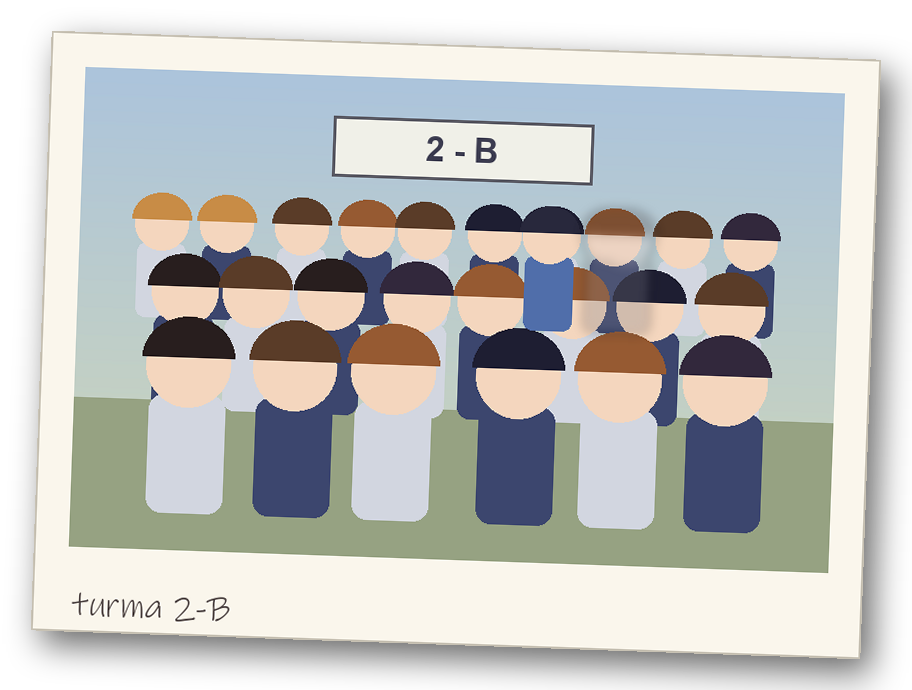
#> input picture assets/inserts/photo_class.png, 912 x 690 px
$ python -i import_gutari.py   (imports and definitions only)
#> lines starting #> are read from the running program, lines starting #| are printed output that depends on the picture
#> further down, picture is the input picture: PIL image 912x690 RGBA; mean R, G, B, A 147, 147.7, 145, 207.3
#!/usr/bin/env python3
"""Importa cenários do pacote "Japanese High School Backgrounds" (Gutari Nyanko).

Uso: python tools/import_gutari.py "C:/caminho/GutariSchool.zip"

O pacote NÃO está neste repositório (os termos de redistribuição do autor não são claros);
cada pessoa baixa o zip em https://neeka.itch.io/japanese-high-school-backgrounds e roda este
script. Ele recorta (4:3 -> 16:9), amplia para 1376x768 e grava em assets/backgrounds/gutari/
(pasta ignorada pelo git). Sem esses arquivos o jogo usa cenários alternativos (VNScene.gd).

Crédito obrigatório: "Gutari Nyanko" (já está nos créditos do jogo).
"""
import os
import random
import sys
import zipfile

from PIL import Image, ImageChops, ImageDraw, ImageEnhance, ImageFilter

ROOT = os.path.dirname(os.path.dirname(os.path.abspath(__file__)))
OUT = os.path.join(ROOT, "assets", "backgrounds", "gutari")
W, H = 1376, 768

# nome no jogo -> arquivo no zip
MAP = {
    "cafeteria": "gakusyoku00-studio.jpg",
    "infirmary": "hokensitu00-studio.jpg",
    "gym": "taiikukan00-studio.jpg",
    "rooftop_dusk": "okujyou002ev-studio.jpg",
    "rooftop_rain": "okujyou002night-studio.jpg",   # + chuva
    "rooftop_door": "okujyou_door000-studio.jpg",
    "corridor_night": "rouka000night0-studio.jpg",
    "toilet": "toilet000-studio.jpg",
    "school_gate": "koumon00-studio.jpg",
    "staff_room": "syokuin_room_exit000-studio.jpg",
    "music_room": "ongakusitu000-studio.jpg",
    "festival_stalls": "yomise02-studio.jpg",
    "track": "undoujyou00-studio.jpg",
    "classroom_night": "kyousitu_night_0-studio.jpg",
    "classroom_b": "kyousitsu_000_camera2-studio.jpg",
    "corridor_day": "rouka00a-studio.jpg",
    "science_room": "rika000-studio.jpg",
    "entrance": "raihinnyou_genkan00-studio.jpg",
    "gym_stage": "taiikukan_butai000-studio.jpg",
    "music_room_night": "ongakusitu000a_night0-studio.jpg",
    "festival_day": "takoyaki_tento000-studio.jpg",
    "school_store": "koubaibu00-studio.jpg",
}


def fit(img):
    """Recorta para 16:9 mantendo o centro e amplia com nitidez e um grão leve."""
    w, h = img.size
#> w = 912; h = 690
    target_h = int(w * 9 / 16)
#> target_h = 513
    top = max(0, (h - target_h) // 2)
#> top = 88
    img = img.crop((0, top, w, top + target_h)).resize((W, H), Image.LANCZOS)
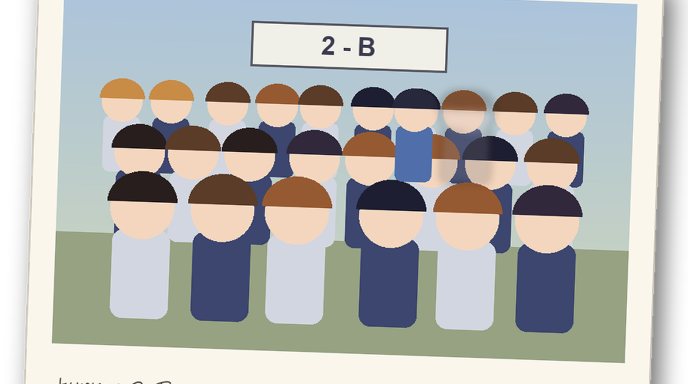
#> img: PIL image 1376x768 RGBA (shown at 1/2 size); mean R, G, B, A 161, 162.3, 159.7, 234.7; transparent parts drawn white
    img = img.filter(ImageFilter.UnsharpMask(radius=2, percent=70, threshold=2))
    grain = Image.effect_noise(img.size, 7).convert("RGB")
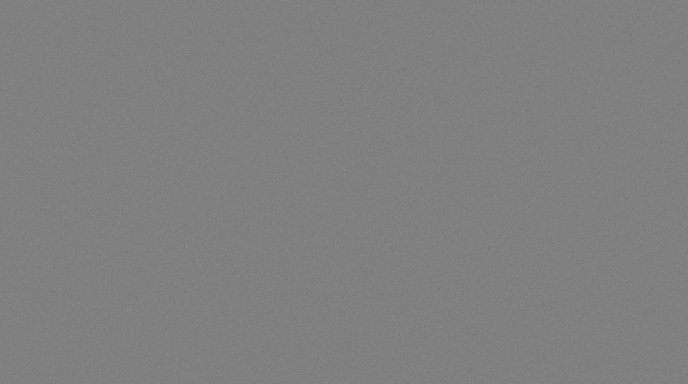
#> grain: PIL image 1376x768 RGB (shown at 1/2 size); min 90, max 160, mean 127.5
#> (the run stopped early here; a loop or call above may not have finished)

$ run again, on assets/inserts/clock_2147.png
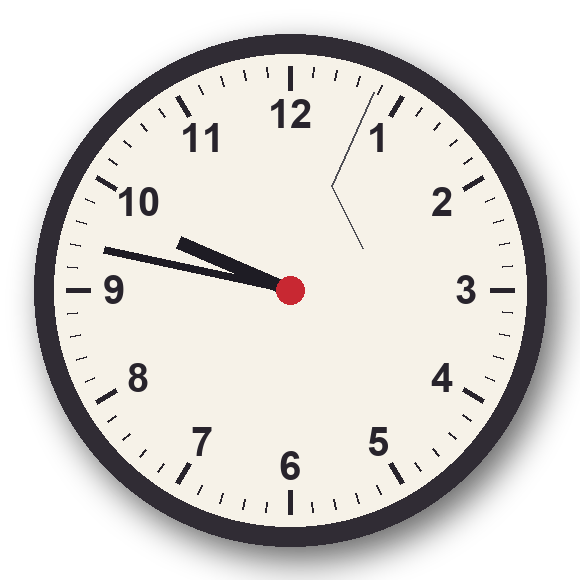
#> input picture assets/inserts/clock_2147.png, 580 x 580 px
#> picture is the input picture: PIL image 580x580 RGBA; mean R, G, B, A 127, 124.2, 120.3, 162.4
#> in fit, `img = img.crop((0, top, w, top + target_h)).resize((W, H), Image.LANCZ..`:
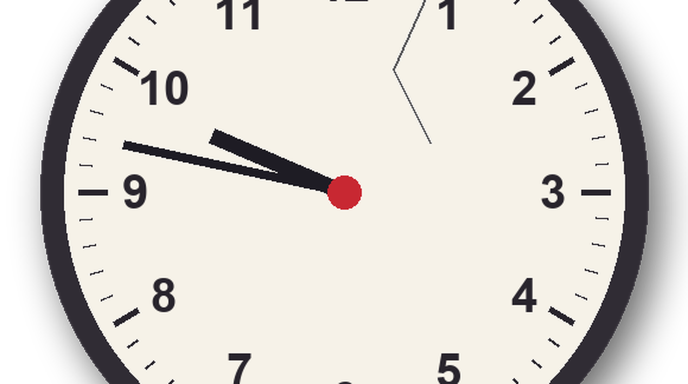
#> img: PIL image 1376x768 RGBA (shown at 1/2 size); mean R, G, B, A 178.8, 175.1, 169, 213.2; transparent parts drawn white

$ run again, on assets/inserts/lunchboxes.png
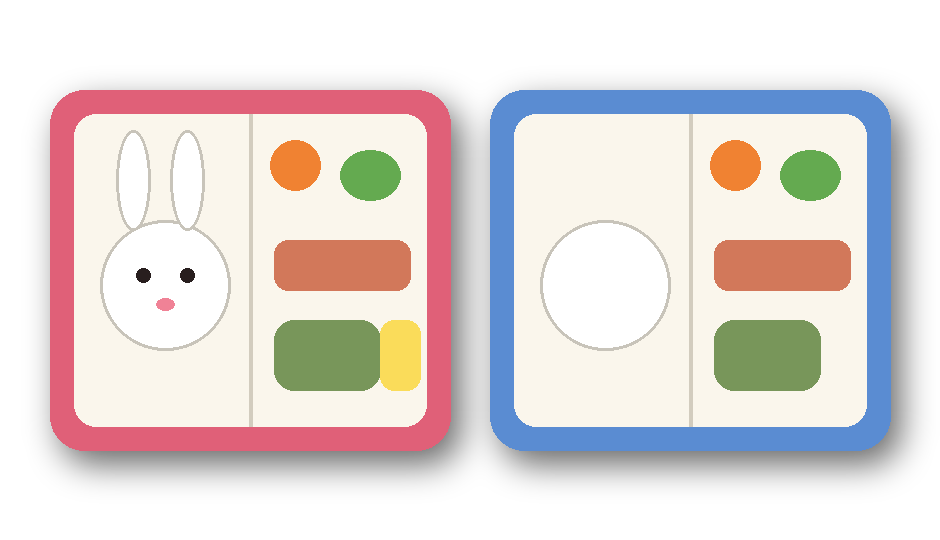
#> input picture assets/inserts/lunchboxes.png, 940 x 540 px
#> picture is the input picture: PIL image 940x540 RGBA; mean R, G, B, A 122.5, 114.2, 112.7, 151.4
#> in fit, `img = img.crop((0, top, w, top + target_h)).resize((W, H), Image.LANCZ..`:
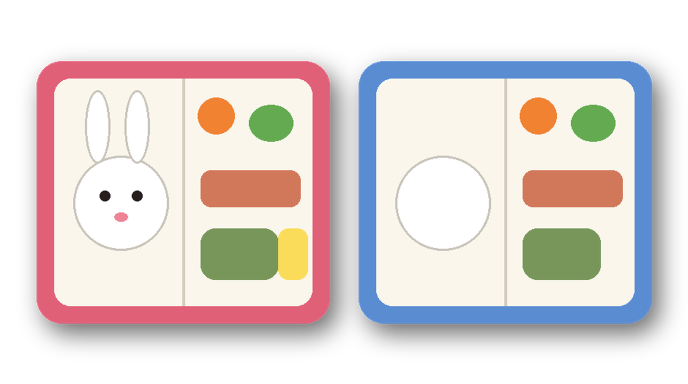
#> img: PIL image 1376x768 RGBA (shown at 1/2 size); mean R, G, B, A 125.6, 117, 115.6, 154.8; transparent parts drawn white
